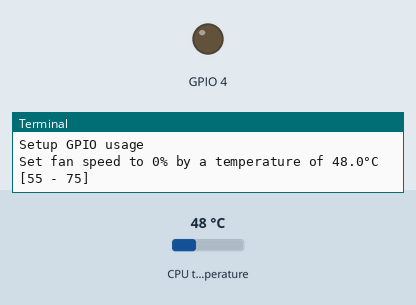
Bench run of a program on a simulated Raspberry Pi (BCM pin numbers). Parts: output pins drawn as LEDs (lit = HIGH), the last lines printed to the terminal. Dashed ring = blinking. The inputs (shaded band) are chosen by the test bench; at power-on: CPU temperature 48 °C. Threads take turns every 2 ms.

Above: at 1.2 s.
1.3 s: CPU temperature set to 53 °C
4.0 s: CPU temperature set to 56 °C
At 4.1 s:
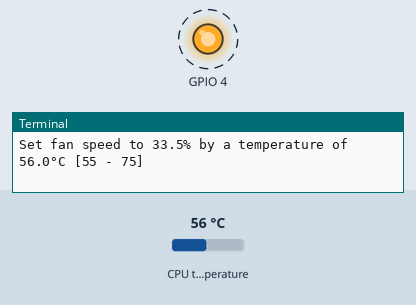
Timing chart, 0 to 13.5 s (numbered marks = the images above; inputs shaded):
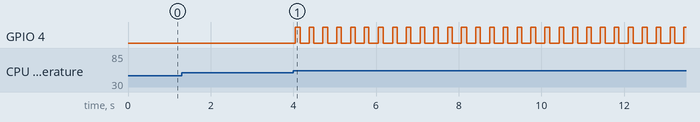

The program:

application.py
```python
#!/usr/bin/python3
import signal
import config
from fancontroller import FanController

def main():
    config.init()

    # Create controller
    global fc
    fc = FanController()
    fc.setMaximumTemperature(config.MAX_TEMP)
    fc.setMinimumTemperature(config.MIN_TEMP)
    fc.setMinimumSpeed(config.MIN_SPEED)
    fc.setGpioControlPin(config.GPIO_PIN)
    fc.setRefreshRate(config.REFRESH_RATE)

    # Initialize signal handling
    registerSignalHandlers()


    # Wait for controller (infinity)
    try:
        fc.start()
        fc.join()
    except (SystemExit, KeyboardInterrupt, Exception) as e:
        print("Got error or interruption:")
        print(e)
    finally:
        doExit()


    return 0

def doExit():

    fc.stop()

    while True:
        try:
            print("Wait for fan controller")
            fc.join(5)
            if not fc.is_alive():
                print("Got fan controller ready for exit")
                break
        except (SystemExit, KeyboardInterrupt, Exception) as e:
            pass
        continue

    print("Exit")

    return;

def onExit(signal, frame):
    doExit()
    return

def registerSignalHandlers():
    signal.signal(signal.SIGTERM, onExit)
    signal.signal(signal.SIGINT, onExit)
    signal.signal(signal.SIGABRT, onExit)
    return

# Check, that it is run as MAIN module
if __name__ == '__main__':
    print("Starting as main")
    main()
else:
    print("Module mode not implemented. Start as main.")
```

config.py
```python
# Globals and application configuration

def init():
    global MAX_TEMP
    MAX_TEMP = 75

    global MIN_TEMP
    MIN_TEMP = 55

    global MIN_SPEED
    MIN_SPEED = 30

    # BCM mode is used
    global GPIO_PIN
    GPIO_PIN = 4

    global REFRESH_RATE
    REFRESH_RATE = 50
```

fancontroller.py
```python
# Controllerclass for the fan
import time
import os
import threading
import RPi.GPIO as GPIO

class FanController (threading.Thread):

    running = False

    maximumTemperature = 85
    minimumTemperature = 55
    minimumSpeed = 50

    refreshRate = 5
    gpioControlPin = 4

    fan = None

    def __init__(self):
        threading.Thread.__init__(self)
        self.name = "FanController"
        return

    def run(self):
        self.setupGpio()

        try:
            while self.running:
                self.adjustFanSpeed()
                time.sleep(2)
                continue
        except (SystemExit, KeyboardInterrupt, Exception) as e:
            print("Fan Controller unplanned interruption:")
            print(e)
        finally:
            self.finishGpio()

        return

    def adjustFanSpeed(self):
        level = 0
        temp = self.getTemperature()
        maxTemp = self.getMaximumTemperature()
        minTemp = self.getMinimumTemperature()
        minSpeed = self.getMinimumSpeed()

        difTemp = maxTemp - minTemp
        relTemp = temp - minTemp
        refSpeed = 100.0 - minSpeed

        if temp < minTemp:
            level = 0
        elif temp > maxTemp:
            level = 100
        else:
            level = minSpeed + ((refSpeed/difTemp)*relTemp)

        # Level override for testing purposes
        # level = 100

        self.fan.ChangeDutyCycle(level)
        print("Set fan speed to "+str(level)+"% by a temperature of "+str(temp)+"°C ["+str(minTemp)+" - "+str(maxTemp)+"]")
        return

    def setupGpio(self):
        print("Setup GPIO usage")

        GPIO.setmode(GPIO.BCM)
        GPIO.setup(self.getGpioControlPin(), GPIO.OUT)

        self.fan = GPIO.PWM(self.getGpioControlPin(), 3)
        self.fan.start(0)
        return

    def finishGpio(self):
        print("Turn down GPIO usage")

        self.fan.ChangeDutyCycle(0)
        self.fan.stop()

        GPIO.output(self.getGpioControlPin(), GPIO.LOW)
        GPIO.cleanup()
        return

    def start(self):
        print("Start running fan controller")
        print("\tMax-Temp: "+str(self.getMaximumTemperature())+"°C")
        print("\tMin-Temp: "+str(self.getMinimumTemperature())+"°C")
        print("\tMin-Speed: "+str(self.getMinimumSpeed())+"%")
        print("\tRefresh-Rate: "+str(self.getRefreshRate())+"Hz")
        print("\tGpioPin:  "+str(self.getGpioControlPin()))

        self.running = True
        super().start()
        return

    def stop(self):
        self.running = False
        return

    def setMaximumTemperature(self, maxTemp):
        if maxTemp <= self.getMinimumTemperature():
            raise RuntimeError("Maximum temperature has to be higher than the minimum Temperature")

        self.maximumTemperature = maxTemp
        return

    def getMaximumTemperature(self):
        return self.maximumTemperature

    def setMinimumTemperature(self, minTemp):
        if minTemp >= self.getMaximumTemperature():
            raise RuntimeError("Minimum temperature has to be lower than the maximum Temperature")

        self.minimumTemperature = minTemp
        return

    def getMinimumTemperature(self):
        return self.minimumTemperature

    def setMinimumSpeed(self, minSpeed):
        if minSpeed < 0 or minSpeed > 100:
            raise RuntimeError("Minimum speed has to be in range of 0.0 to 100.0")

        self.minimumSpeed = minSpeed
        return

    def getMinimumSpeed(self):
        return self.minimumSpeed

    def setRefreshRate(self, rate):
        if rate < 0 or rate > 19200000:
            raise RuntimeError("Refresh rate has to be in range of 0 to 19200000")

        self.refreshRate = rate
        return

    def getRefreshRate(self):
        return self.refreshRate

    def setGpioControlPin(self, pinNr):
        self.gpioControlPin = pinNr
        return

    def getGpioControlPin(self):
        return self.gpioControlPin

    def getTemperature(self):
        temp = os.popen('vcgencmd measure_temp').readline()
        temp = temp.replace("temp=","").replace("'C","")
        return float(temp)
```

Measured:
- the behaviour switches between 54 and 55 °C on CPU temperature (found by bisection; images 0 and 1)
- after the input at 4.0 s, GPIO 4: alternates HIGH for 0.11 s and LOW for 0.22 s, starting after 0.05 s
